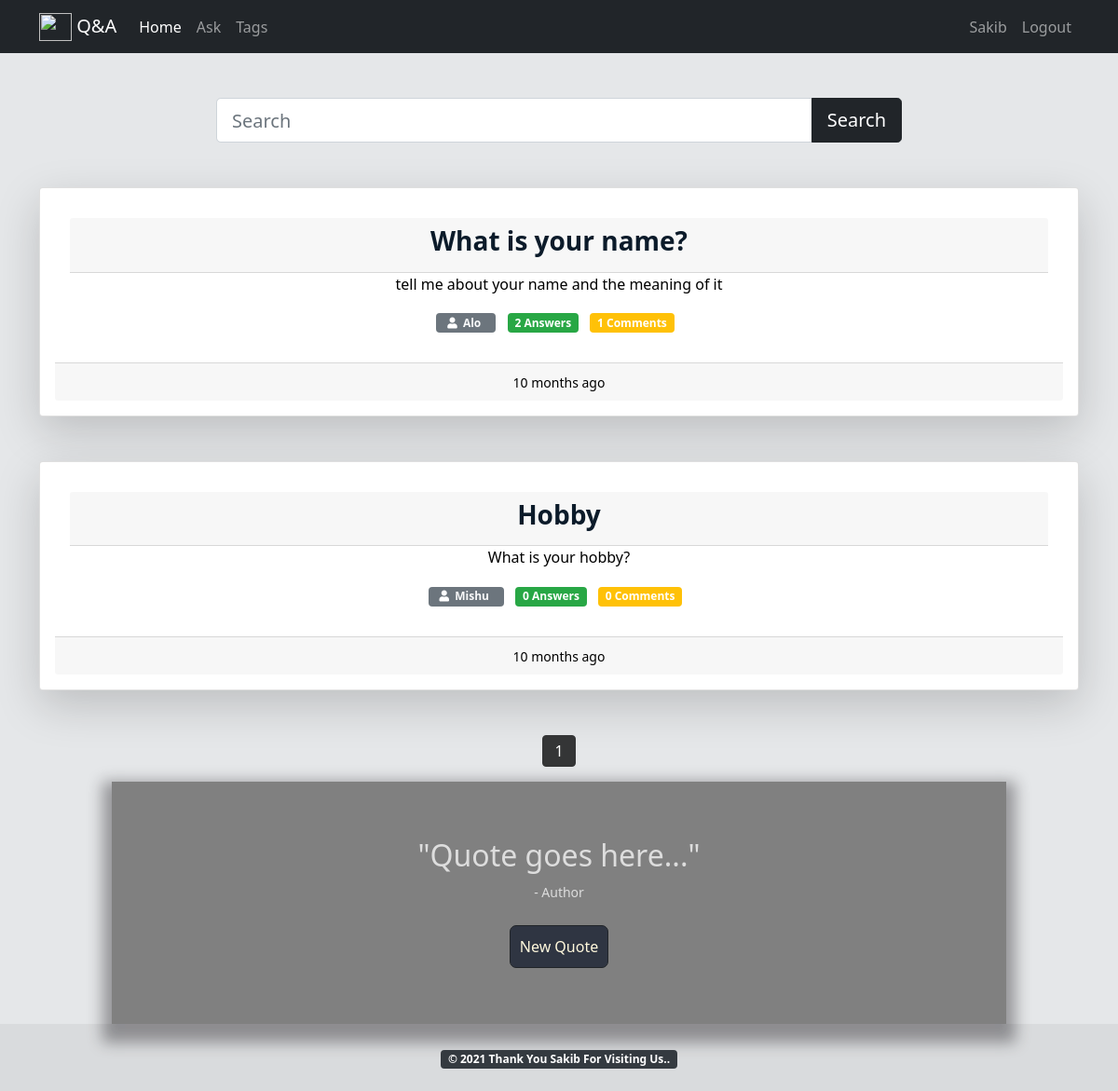
Screenshot of /tag/you (signed in) with the database file from the repository.
### athreg/models.py (models this page shows, shortened)
class Question(models.Model):
    user=models.ForeignKey(User,on_delete=models.CASCADE)
    q_title=models.CharField(max_length=300)
    detail=models.TextField()
    tags=models.TextField(default='')
    add_time=models.DateTimeField(auto_now_add=True)

### athreg/views.py (the view)
# urls.py: path('tag/<str:tag>',views.tag,name='tag'),
def tag(request,tag):
    quests=Question.objects.annotate(total_comments=Count('answer__comment')).filter(tags__icontains=tag).order_by('-id')
    paginator=Paginator(quests,10)
    page_num=request.GET.get('page',1)
    quests=paginator.page(page_num)
    return render(request,'tag.html',{'quests':quests,'tag':tag})

### athreg/templates/tag.html (shortened to what this page needs)
{% extends 'main.html' %}
{% load static %}
{% load humanize %}

### athreg/templates/main.html (shortened to what this page needs)
{% load static %}
{% load humanize %}
<!DOCTYPE html>
<html lang="en">
<head>
  <link href="https://cdn.jsdelivr.net/npm/bootstrap@5.0.0/dist/css/bootstrap.min.css" rel="stylesheet">
  <link href="https://maxcdn.bootstrapcdn.com/font-awesome/4.7.0/css/font-awesome.min.css" rel="stylesheet"/>
  <link rel="stylesheet" href="https://cdn.jsdelivr.net/npm/bootstrap@4.5.3/dist/css/bootstrap.min.css">
  <link rel="stylesheet" href="% static '/animatecss/animate.min.css' %">
  <link rel="stylesheet" href="{% static 'bootstrap.min.css' %}">
  <link rel="stylesheet" href="https://use.fontawesome.com/releases/v5.6.1/css/all.css">
  <link href="https://cdn.jsdelivr.net/npm/bootstrap@5.0.0/dist/css/bootstrap.min.css" rel="stylesheet">
</head>
<body>
  <nav class="navbar navbar-expand-lg navbar-dark bg-dark">
    <div class="container">
      <a class="navbar-brand" href="/"><img src="https://images.vexels.com/media/users/3/152347/isolated/preview/27304b9b14ce9bd8a28ca637ed92070e-blue-circle-question-mark-icon-by-vexels.png" alt="" width="35" height="30" class="d-inline-block align-text-top">
        Q&A</a>
      <div class="collapse navbar-collapse" id="navbarNav">
        <ul class="navbar-nav" >
            <li class="nav-item active">
              <a class="nav-link" href="/">Home</a>
            </li>
            <li class="nav-item">
              <a class="nav-link" href="{% url 'ask-question' %}">Ask</a>
            </li>
            <li class="nav-item">
              <a class="nav-link" href="/tags/">Tags</a>
            </li>
        </ul>
        <ul class="navbar-nav ms-auto">
          <li class="nav-item">
            <a class="nav-link" href="/profileinfo/">{{request.user}}</a>
          </li>
          <li class="nav-item">
            <a class="nav-link" href="{% url 'logout' %}">Logout</a>
          </li>
        </ul>
      </div>
    </div>
  </nav>
  <div class="container py-5">
      <div class="row">
        <div class="col-md-8 offset-2">
          <form>
            <div class="input-group">
              <input type="text" name="q" class="form-control form-control-lg" style{color:blue;} placeholder="Search" />
            <button class="btn btn-dark btn-lg" type="submit" id="button-addon2">Search</button>
          </div>
        </form>
        </div>
      </div>
  </div>
  <div class="container" id="qbox"  >
    {% for quest in quests %}
    <div class="card mb-5 shadow-lg p-3 mb-5 bg-white ">
      <div class="card-body">
        <div class="card-header">
          <h3 class="card-title"><a href="/detail/{{quest.id}}"><b>{{quest.q_title}}</b></a></h3>
        </div>
        <p class="card-text">{{quest.detail}}</p>
        <p>
           <span class="badge badge-secondary"><i class="fas fa-user ml-1"></i>&nbsp<a href="/otheruser/{{quest.user.username}}" class="mr-2 text-light"> {{quest.user.username}}</a></span>
            <span class="mr-2 badge badge-success answer-click">{{quest.answer_set.count}} Answers</span>
            <span class="mr-2 badge badge-warning">{{quest.total_comments}} Comments</span>
        </p>
      </div>
      <div class="card-footer">
        <small>{{quest.add_time|naturaltime}}</small>
    </div>
    </div>
    {% endfor %}
  </div>
  <nav aria-label="Page navigation example" >
    <ul class="pagination justify-content-center">
      {% for i in quests.paginator.page_range %}
        {% if quests.number == i %}
          <li class="page-item active"><a class="page-link" href="#">{{i}}</a></li>
        {% else %}
          <li class="page-item"><a class="page-link" href="?page={{i}}">{{i}}</a></li>
        {% endif %}
      {% endfor %}
    </ul>
  </nav>
  <div class="containerr">
    <div class="quote-box">
      <h2 id="quote">"Quote goes here..."</h2>
      <small id="author">- Author</small>
    </div>
    <br>
    <button id="btn" class="btn btn-dark"style="background: #2f3542;color: cornsilk;padding: 10px; border-radius: 7px!important;">New Quote</button>
  </div>
  <footer>
    <div class="text-center p-4" style="background-color: rgba(0, 0, 0, 0.05);">
        <span class="badge badge-dark ">© 2021 Thank You {{request.user.username}}  For Visiting Us..</span>
    </div>
  </footer>
</body>
</html>

### athreg/templates/main.html (style rules this page uses)
body, html { margin: 0; padding: 0; height: 100%; background: #E5E7E9 !important; }
a:link { color: #0c1b2a; background-color: transparent; text-decoration: none; }
.pagination > li > a { background-color: white; color: #5A4181; }
.pagination > .active > a { color: white; background-color: #343536 !Important; border: solid 1px #343536 !Important; }
#qbox { color:black;text-align:center;border-radius: 20%!important; }
.containerr { background-color: gray; color: #ddd; padding: 5%; text-align: center; width: 80%; margin: auto; box-shadow: 0px 10px 15px 10px rgba(30, 27, 32, 0.4); }

### rows the page displays
Question: q_title "What is your name?", detail "tell me about your name and the meaning of it", user.username "Alo", answer_set.count "2", total_comments "1", add_time "10 months ago"
Question: q_title "Hobby", detail "What is your hobby?", user.username "Mishu", answer_set.count "0", total_comments "0", add_time "10 months ago"

### other values shown
{{ request.user }} "Sakib"
{{ i }} "1"
{{ request.user.username }} "Sakib"
